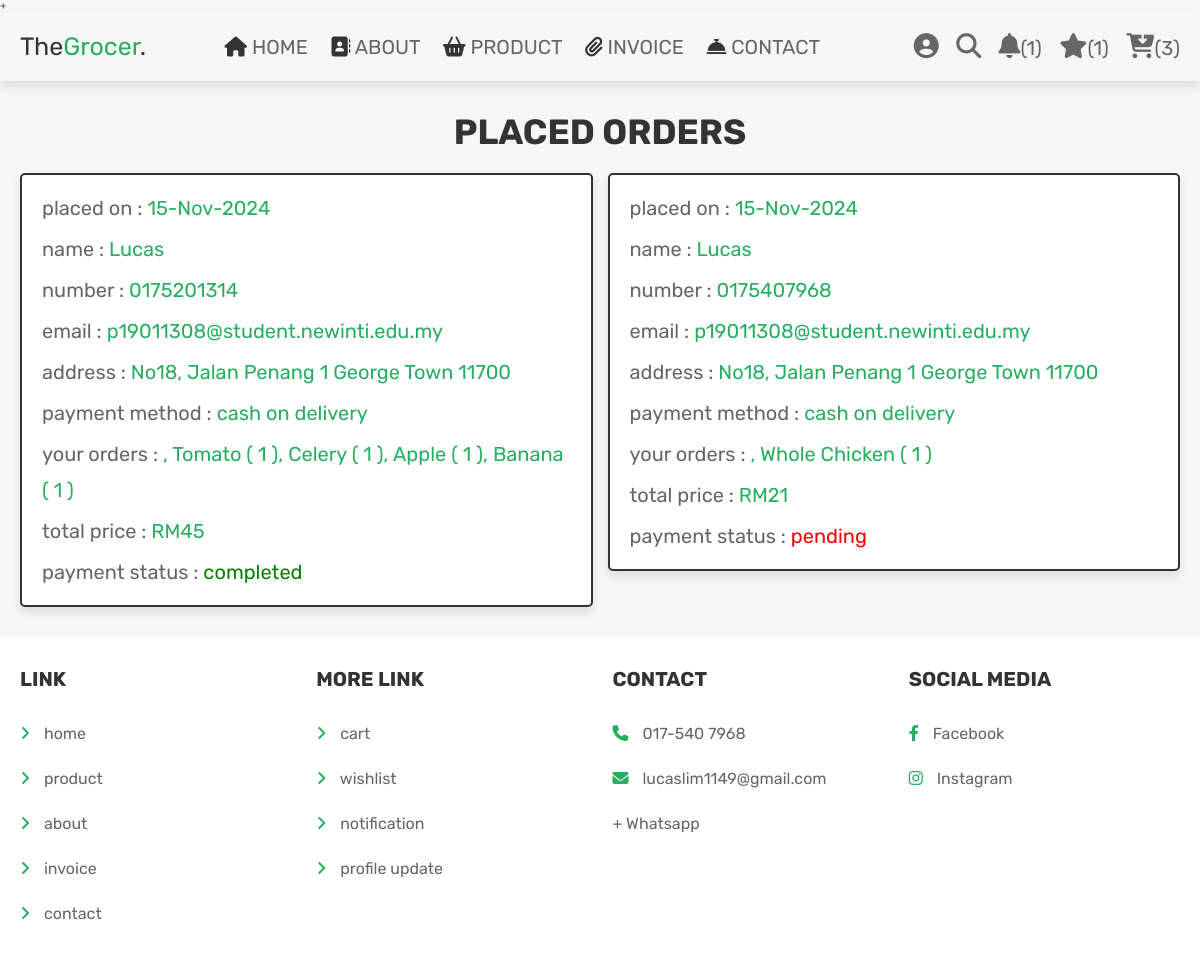
/orders.php (signed in), run on the app's committed database.
### tables this page shows
CREATE TABLE `orders` (
  `id` int(100) NOT NULL,
  `user_id` int(100) NOT NULL,
  `name` varchar(100) NOT NULL,
  `number` varchar(12) NOT NULL,
  `email` varchar(100) NOT NULL,
  `method` varchar(50) NOT NULL,
  `address` varchar(500) NOT NULL,
  `total_products` varchar(1000) NOT NULL,
  `total_price` int(100) NOT NULL,
  `placed_on` varchar(50) NOT NULL,
  `notification` varchar(100) NOT NULL,
  `payment_status` varchar(20) NOT NULL DEFAULT 'pending'
);

### orders.php (the view, shortened to what this page needs)
<?php
@include 'config.php';
$user_id = $_SESSION['user_id'];
?>
<!DOCTYPE html>
<html lang="en">
<head>
   <link rel="stylesheet" href="https://cdnjs.cloudflare.com/ajax/libs/font-awesome/6.1.1/css/all.min.css">
   <link rel="stylesheet" href="css/style.css">
</head>
<body>
<?php include 'header.php'; ?>
<section class="placed-orders">
   <h1 class="title">placed orders</h1>
   <div class="box-container">
   <?php
      $select_orders = $conn->prepare("SELECT * FROM `orders` WHERE user_id = ?");
      $select_orders->execute([$user_id]);
      if($select_orders->rowCount() > 0){
         while($fetch_orders = $select_orders->fetch(PDO::FETCH_ASSOC)){
   ?>
   <div class="box">
      <p> placed on : <span><?= $fetch_orders['placed_on']; ?></span> </p>
      <p> name : <span><?= $fetch_orders['name']; ?></span> </p>
      <p> number : <span><?= $fetch_orders['number']; ?></span> </p>
      <p> email : <span><?= $fetch_orders['email']; ?></span> </p>
      <p> address : <span><?= $fetch_orders['address']; ?></span> </p>
      <p> payment method : <span><?= $fetch_orders['method']; ?></span> </p>
      <p> your orders : <span><?= $fetch_orders['total_products']; ?></span> </p>
      <p> total price : <span>RM<?= $fetch_orders['total_price']; ?></span> </p>
      <p> payment status : <span style="color:<?php if($fetch_orders['payment_status'] == 'pending'){ echo 'red'; }else{ echo 'green'; }; ?>"><?= $fetch_orders['payment_status']; ?></span> </p>
   </div>
   <?php
      }
   }else{
      echo '<p class="empty">no orders placed yet!</p>';
   }
   ?>
   </div>
</section>
<?php include 'footer.php'; ?>
</body>
</html>

### css/style.css (style rules this page uses)
.placed-orders .box-container { display: flex; flex-wrap: wrap; gap:1.5rem; align-items: flex-start; }
.placed-orders .box-container .box { padding:1rem 2rem; flex:1 1 40rem; border:var(--border); background-color: var(--white); box-shadow: var(--box-shadow); border-radius: .5rem; }
.placed-orders .box-container .box p { margin:.5rem 0; line-height: 1.8; font-size: 2rem; color:var(--light-color); }
.placed-orders .box-container .box p span { color:var(--green); }

### css/components.css (style rules this page uses)
:root { --green:#27ae60; --orange:#f39c12; --red:#e74c3c; --black:#333; --light-color:#666; --white:#fff; --light-bg:#f6f6f6; --border:.2rem solid var(--black); --box-shadow:0 .5rem 1rem rgba(0,0,0,.1); }
* { font-family: 'Rubik', sans-serif; margin:0; padding:0; box-sizing: border-box; outline: none; border:none; text-decoration: none; color:var(--black); }
body { background-color: var(--light-bg); }
html { font-size: 62.5%; overflow-x: hidden; scroll-behavior: smooth; scroll-padding-top: 6.5rem; }
section { padding:3rem 2rem; max-width: 1200px; margin:0 auto; }
.title { text-align: center; margin-bottom: 2rem; text-transform: uppercase; color:var(--black); font-size: 3.5rem; }

### data on the page
orders: placed_on "15-Nov-2024", name "Lucas", number "0175201314", email "p19011308@student.newinti.edu.my", address "No18, Jalan Penang 1 George Town 11700", method "cash on delivery", total_products ", Tomato ( 1 ), Celery ( 1 ), Apple ( 1 ), Banana ( 1 )", total_price "45", payment_status "completed"
orders: placed_on "15-Nov-2024", name "Lucas", number "0175407968", email "p19011308@student.newinti.edu.my", address "No18, Jalan Penang 1 George Town 11700", method "cash on delivery", total_products ", Whole Chicken ( 1 )", total_price "21", payment_status "pending"

### other printed values
$notif "1"
$count_wishlist_items->rowCount() "1"
$count_cart_items->rowCount() "3"
